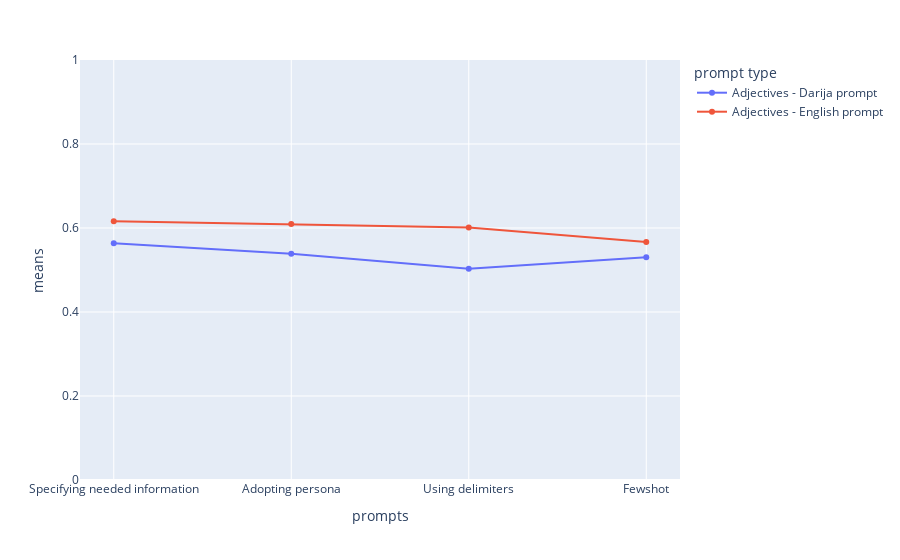

The notebook cell saved with this chart:
### Code cell
averages = pd.DataFrame()
eng_averages = pd.DataFrame()


averages['means'] = [ap1, ap2, ap3, ap5, aep1, aep2, aep3, aep5]
averages['prompts'] = ['Specifying needed information', 'Adopting persona', 'Using delimiters', 'Fewshot', 'Specifying needed information', 'Adopting persona', 'Using delimiters', 'Fewshot'
                       ]
averages['prompt type'] = ['Adjectives - Darija prompt', 'Adjectives - Darija prompt', 'Adjectives - Darija prompt', 'Adjectives - Darija prompt',
                             'Adjectives - English prompt', 'Adjectives - English prompt', 'Adjectives - English prompt', 'Adjectives - English prompt'
                           ]
print(averages)

fig = px.line(averages, x="prompts", y="means",  markers=True, color ='prompt type' , range_y=[0, 1])

fig.show()

### Figure 1 — Plotly figure (JSON) as saved in the notebook; plotly's stock layout.template omitted (floating-point values rounded to 4 significant figures)
{"data": [{"hovertemplate": "prompt type=Adjectives - Darija prompt<br>prompts=%{x}<br>means=%{y}<extra></extra>", "legendgroup": "Adjectives - Darija prompt", "line": {"color": "#636efa", "dash": "solid"}, "marker": {"symbol": "circle"}, "mode": "lines+markers", "name": "Adjectives - Darija prompt", "orientation": "v", "showlegend": true, "type": "scatter", "x": ["Specifying needed information", "Adopting persona", "Using delimiters", "Fewshot"], "xaxis": "x", "y": [0.5638, 0.5386, 0.503, 0.5303], "yaxis": "y"}, {"hovertemplate": "prompt type=Adjectives - English prompt<br>prompts=%{x}<br>means=%{y}<extra></extra>", "legendgroup": "Adjectives - English prompt", "line": {"color": "#EF553B", "dash": "solid"}, "marker": {"symbol": "circle"}, "mode": "lines+markers", "name": "Adjectives - English prompt", "orientation": "v", "showlegend": true, "type": "scatter", "x": ["Specifying needed information", "Adopting persona", "Using delimiters", "Fewshot"], "xaxis": "x", "y": [0.6163, 0.6093, 0.6013, 0.5666], "yaxis": "y"}], "layout": {"legend": {"title": {"text": "prompt type"}, "tracegroupgap": 0}, "margin": {"t": 60}, "xaxis": {"anchor": "y", "domain": [0, 1], "title": {"text": "prompts"}}, "yaxis": {"anchor": "x", "domain": [0, 1], "range": [0, 1], "title": {"text": "means"}}}}
